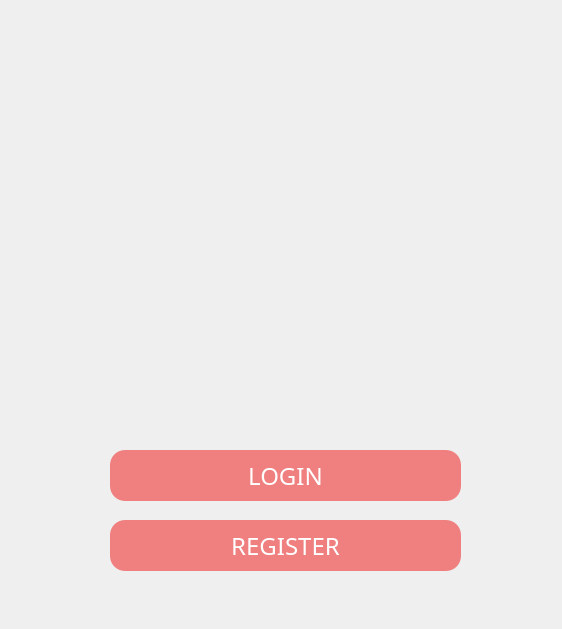
<?xml version="1.0" encoding="UTF-8"?>
<ui version="4.0">
 <class>firstwindow</class>
 <widget class="QWidget" name="firstwindow">
  <property name="geometry">
   <rect>
    <x>0</x>
    <y>0</y>
    <width>562</width>
    <height>629</height>
   </rect>
  </property>
  <property name="windowTitle">
   <string>Dialog</string>
  </property>
  <property name="styleSheet">
   <string notr="true">QWidget
{
background:url(:/background.jpg);
}
QPushButton
{
font-family:century gothic;
background:#F08080	;
color:white;
font-size:24px;
border-radius:15px;
}
QFrame#framefirst
{
background:url(:/icon.png)
}</string>
  </property>
  <widget class="QPushButton" name="CreateChatRoom">
   <property name="geometry">
    <rect>
     <x>110</x>
     <y>450</y>
     <width>351</width>
     <height>51</height>
    </rect>
   </property>
   <property name="text">
    <string>LOGIN</string>
   </property>
  </widget>
  <widget class="QPushButton" name="ConnectToChatRoom">
   <property name="geometry">
    <rect>
     <x>110</x>
     <y>520</y>
     <width>351</width>
     <height>51</height>
    </rect>
   </property>
   <property name="text">
    <string>REGISTER</string>
   </property>
  </widget>
  <widget class="QFrame" name="framefirst">
   <property name="geometry">
    <rect>
     <x>-10</x>
     <y>0</y>
     <width>581</width>
     <height>211</height>
    </rect>
   </property>
   <property name="styleSheet">
    <string notr="true">background:url(:/icon.jpg)</string>
   </property>
   <property name="frameShape">
    <enum>QFrame::NoFrame</enum>
   </property>
   <property name="frameShadow">
    <enum>QFrame::Raised</enum>
   </property>
   <widget class="QFrame" name="framefirst_2">
    <property name="geometry">
     <rect>
      <x>0</x>
      <y>0</y>
      <width>581</width>
      <height>211</height>
     </rect>
    </property>
    <property name="frameShape">
     <enum>QFrame::NoFrame</enum>
    </property>
    <property name="frameShadow">
     <enum>QFrame::Raised</enum>
    </property>
   </widget>
   <widget class="QPushButton" name="CreateChatRoom_2">
    <property name="geometry">
     <rect>
      <x>120</x>
      <y>450</y>
      <width>351</width>
      <height>51</height>
     </rect>
    </property>
    <property name="text">
     <string>CREATE CHATROOM</string>
    </property>
   </widget>
   <widget class="QPushButton" name="ConnectToChatRoom_2">
    <property name="geometry">
     <rect>
      <x>120</x>
      <y>520</y>
      <width>351</width>
      <height>51</height>
     </rect>
    </property>
    <property name="text">
     <string>CONNECT TO CHATROOM </string>
    </property>
   </widget>
  </widget>
 </widget>
 <resources/>
 <connections/>
</ui>
